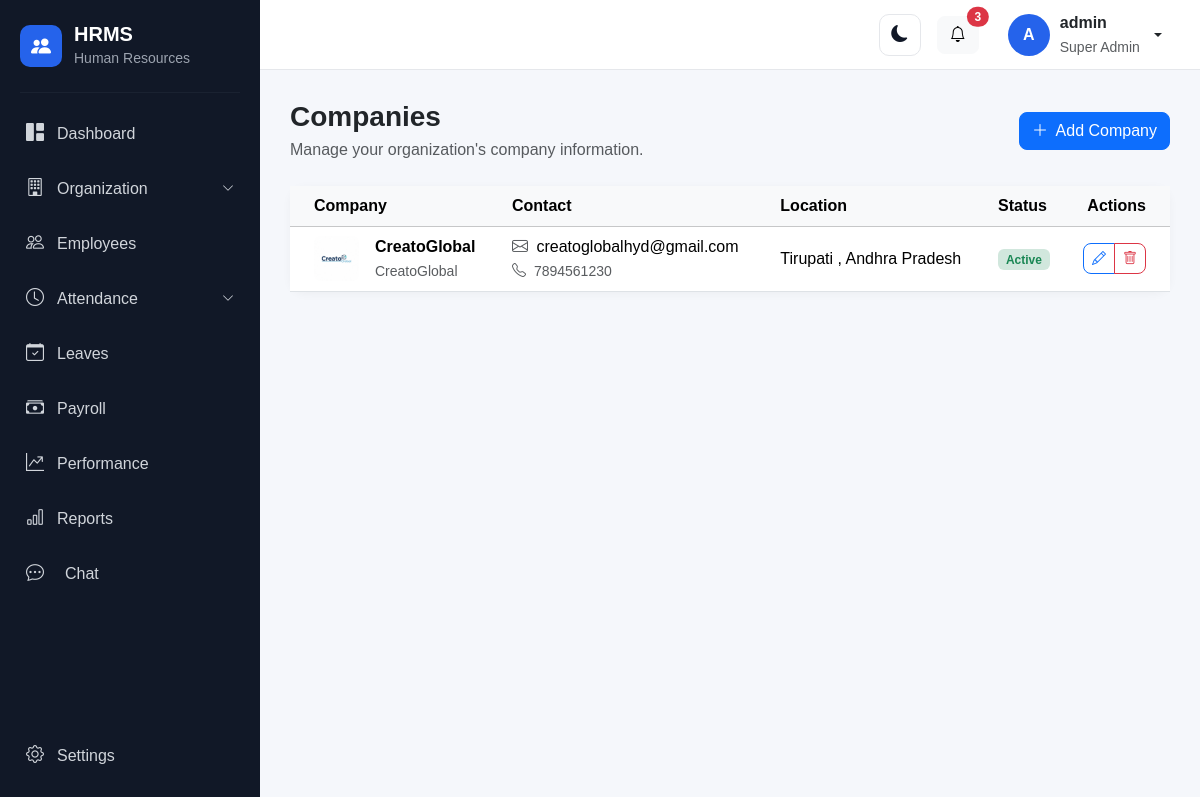
/organization/companies/ (signed in), run on the app's committed database.
### account/models.py (models this page shows, shortened)
class User(AbstractUser):
    class Role(models.TextChoices):
        SUPER_ADMIN = "SUPER_ADMIN", "Super Admin"
        HR_ADMIN = "HR_ADMIN", "HR Admin"
        MANAGER = "MANAGER", "Manager"
        EMPLOYEE = "EMPLOYEE", "Employee"
        RECRUITER = "RECRUITER", "Recruiter"
        PAYROLL_ADMIN = "PAYROLL_ADMIN", "Payroll Admin"
    objects = HRMSUserManager()
    role = models.CharField(
        max_length=30,
        choices=Role.choices,
        default=Role.EMPLOYEE,
    )
    phone = models.CharField(
        max_length=15,
        blank=True,
        null=True,
    )
    profile_picture = models.ImageField(
        upload_to="profile_pictures/",
        blank=True,
        null=True,
    )
    must_change_password = models.BooleanField(
        default=False,
        help_text="If enabled, the user must change their password after logging in.",
    )

### organization/models.py (models this page shows, shortened)
class Company(models.Model):
    name = models.CharField(
        max_length=200
    )
    legal_name = models.CharField(
        max_length=250,
        blank=True
    )
    email = models.EmailField(
        blank=True
    )
    phone = models.CharField(
        max_length=20,
        blank=True
    )
    website = models.URLField(
        blank=True
    )
    address = models.TextField(
        blank=True
    )
    city = models.CharField(
        max_length=100,
        blank=True
    )
    state = models.CharField(
        max_length=100,
        blank=True
    )
    country = models.CharField(
        max_length=100,
        default="India"
    )
    postal_code = models.CharField(
        max_length=20,
        blank=True
    )
    latitude = models.DecimalField(
        max_digits=10, decimal_places=7, null=True, blank=True
    )
    longitude = models.DecimalField(
        max_digits=10, decimal_places=7, null=True, blank=True
    )
    radius_meters = models.PositiveIntegerField(
        default=70,
        help_text="Allowed office attendance radius in meters."
    )
    logo = models.ImageField(
        upload_to="company/",
        blank=True,
        null=True
    )
    established_date = models.DateField(
        blank=True,
        null=True
    )
    is_active = models.BooleanField(
        default=True
    )
    created_at = models.DateTimeField(
        auto_now_add=True
    )
    updated_at = models.DateTimeField(
        auto_now=True
    )
    class Meta:
        ordering = ["name"]

### organization/views.py (the view)
class CompanyListView(
    OrganizationPermissionMixin,
    ListView,
):
    model = Company
    template_name = "organization/company_list.html"
    context_object_name = "companies"
    def get_queryset(self):
        return (
            Company.objects
            .all()
            .order_by("name")
        )

### templates/organization/company_list.html (shortened to what this page needs)
{% extends "base.html" %}
{% block content %}
<div class="container-fluid px-0">
    <div class="d-flex flex-wrap justify-content-between align-items-center mb-4">
        <div>
            <h3 class="fw-bold mb-1">
                Companies
            </h3>
            <p class="text-muted mb-0">
                Manage your organization's company information.
            </p>
        </div>
        <a
            href="{% url 'company_create' %}"
            class="btn btn-primary"
        >
            <i class="bi bi-plus-lg me-1"></i>
            Add Company
        </a>
    </div>
    <div class="card dashboard-card">
        <div class="card-body p-0">
            {% if companies %}
                <div class="table-responsive">
                    <table class="table table-hover align-middle mb-0">
                        <thead class="table-light">
                            <tr>
                                <th class="ps-4">
                                    Company
                                </th>
                                <th>
                                    Contact
                                </th>
                                <th>
                                    Location
                                </th>
                                <th>
                                    Status
                                </th>
                                <th class="text-end pe-4">
                                    Actions
                                </th>
                            </tr>
                        </thead>
                        <tbody>
                            {% for company in companies %}
                                <tr>
                                    <td class="ps-4">
                                        <div class="d-flex align-items-center">
                                            {% if company.logo %}
                                                <img
                                                    src="{{ company.logo.url }}"
                                                    alt="{{ company.name }}"
                                                    width="45"
                                                    height="45"
                                                    class="rounded-3 object-fit-cover me-3"
                                                >
                                            {% endif %}
                                            <div>
                                                <div class="fw-semibold">
                                                    {{ company.name }}
                                                </div>
                                                {% if company.legal_name %}
                                                    <small class="text-muted">
                                                        {{ company.legal_name }}
                                                    </small>
                                                {% endif %}
                                            </div>
                                        </div>
                                    </td>
                                    <td>
                                        {% if company.email %}
                                            <div>
                                                <i class="bi bi-envelope me-1 text-muted"></i>
                                                {{ company.email }}
                                            </div>
                                        {% endif %}
                                        {% if company.phone %}
                                            <small class="text-muted">
                                                <i class="bi bi-telephone me-1"></i>
                                                {{ company.phone }}
                                            </small>
                                        {% endif %}
                                    </td>
                                    <td>
                                        {% if company.city %}
                                            {{ company.city }}
                                            {% if company.state %}
                                                , {{ company.state }}
                                            {% endif %}
                                        {% else %}
                                            <span class="text-muted">
                                                Not specified
                                            </span>
                                        {% endif %}
                                    </td>
                                    <td>
                                        {% if company.is_active %}
                                            <span class="badge bg-success-subtle text-success">
                                                Active
                                            </span>
                                        {% else %}
                                            <span class="badge bg-danger-subtle text-danger">
                                                Inactive
                                            </span>
                                        {% endif %}
                                    </td>
                                    <td class="text-end pe-4">
                                        <div class="btn-group">
                                            <a
                                                href="{% url 'company_update' company.pk %}"
                                                class="btn btn-sm btn-outline-primary"
                                                title="Edit"
                                            >
                                                <i class="bi bi-pencil"></i>
                                            </a>
                                            <a
                                                href="{% url 'company_delete' company.pk %}"
                                                class="btn btn-sm btn-outline-danger"
                                                title="Delete"
                                            >
                                                <i class="bi bi-trash"></i>
                                            </a>
                                        </div>
                                    </td>
                                </tr>
                            {% endfor %}
                        </tbody>
                    </table>
                </div>
            {% endif %}
        </div>
    </div>
</div>
{% endblock %}

### templates/base.html (shortened to what this page needs)
{% load static %}
<!DOCTYPE html>
<html lang="en">
<head>
    <link href="https://cdn.jsdelivr.net/npm/bootstrap@5.3.3/dist/css/bootstrap.min.css" rel="stylesheet">
    <link rel="stylesheet" href="https://cdn.jsdelivr.net/npm/bootstrap-icons@1.11.3/font/bootstrap-icons.min.css">
    <link rel="stylesheet" href="{% static 'css/style.css' %}">
</head>
<body>
    <div class="d-flex min-vh-100">
        <aside class="sidebar" id="sidebar">
            <div class="sidebar-brand">
                <div class="brand-icon">
                    <i class="bi bi-people-fill"></i>
                </div>
                <div>
                    <h5 class="mb-0">
                        HRMS
                    </h5>
                    <small>
                        Human Resources
                    </small>
                </div>
            </div>
            <hr>
            <nav class="sidebar-menu">
                <a href="{% url 'dashboard' %}" class="sidebar-link">
                    <i class="bi bi-grid-1x2-fill"></i>
                    <span>
                        Dashboard
                    </span>
                </a>
                {% if user.role == "SUPER_ADMIN" %}
                <a class="sidebar-link" data-bs-toggle="collapse" href="#organizationMenu" role="button"
                    aria-expanded="false" aria-controls="organizationMenu">
                    <i class="bi bi-building"></i>
                    <span class="flex-grow-1">
                        Organization
                    </span>
                    <i class="bi bi-chevron-down organization-arrow"></i>
                </a>
                {% endif %}
                <a href="{% url 'employee_list' %}" class="sidebar-link">
                    <i class="bi bi-people"></i>
                    <span>
                        Employees
                    </span>
                </a>
                <a class="sidebar-link" data-bs-toggle="collapse" href="#attendanceMenu"
                    role="button" aria-expanded="false" aria-controls="attendanceMenu">
                    <i class="bi bi-clock"></i>
                    <span class="flex-grow-1">
                        Attendance
                    </span>
                    <i class="bi bi-chevron-down organization-arrow"></i>
                </a>
                <a href="{% url 'leave_dashboard' %}" class="sidebar-link">
                    <i class="bi bi-calendar-check"></i>
                    <span>
                        Leaves
                    </span>
                </a>
                <a href="{% url 'payroll:payroll_dashboard' %}" class="sidebar-link">
                    <i class="bi bi-cash-stack"></i>
                    <span>
                        Payroll
                    </span>
                </a>
                <a href="{% url 'performance:dashboard' %}" class="sidebar-link">
                    <i class="bi bi-graph-up-arrow"></i>
                    <span>
                        Performance
                    </span>
                </a>
                {% if user.role == "HR_ADMIN" or user.role == "SUPER_ADMIN" %}
                <a href="{% url 'reports:dashboard' %}" class="sidebar-link">
                    <i class="bi bi-bar-chart"></i>
                    <span>
                        Reports
                    </span>
                </a>
                {% endif %}
                <a href="{% url 'chat:home' %}"
                    class="sidebar-link {% if request.resolver_match.namespace == 'chat' %}active{% endif %}">
                    <i class="bi bi-chat-dots me-2"></i>
                    <span>Chat</span>
                </a>
            </nav>
            <div class="sidebar-bottom">
                <a href="{% url 'settings' %}" class="sidebar-link">
                    <i class="bi bi-gear"></i>
                    <span>
                        Settings
                    </span>
                </a>
            </div>
        </aside>
        <div class="main-wrapper">
            <nav class="top-navbar">
                <div class="ms-auto d-flex align-items-center gap-3">
                    <button type="button" class="btn theme-toggle" id="themeToggle" aria-label="Switch to dark mode"
                        title="Switch to dark mode">
                        <i class="bi bi-moon-fill" id="themeToggleIcon"></i>
                    </button>
                    <button type="button" class="btn btn-light position-relative">
                        <i class="bi bi-bell"></i>
                        <span class="position-absolute top-0 start-100 translate-middle badge rounded-pill bg-danger">
                            3
                        </span>
                    </button>
                    <div class="dropdown">
                        <button type="button" class="btn user-menu dropdown-toggle" data-bs-toggle="dropdown">
                            <div class="user-avatar overflow-hidden d-flex align-items-center justify-content-center"
                                 style="width:42px; height:42px; min-width:42px; border-radius:50%;">
                                {% if user.employee_profile.profile_photo %}
                                    <img src="{{ user.employee_profile.profile_photo.url }}"
                                         alt="{{ user.get_full_name|default:user.username }}"
                                         style="width:100%; height:100%; object-fit:cover; border-radius:50%;">
                                {% elif user.profile_picture %}
                                    <img src="{{ user.profile_picture.url }}"
                                         alt="{{ user.get_full_name|default:user.username }}"
                                         style="width:100%; height:100%; object-fit:cover; border-radius:50%;">
                                {% else %}
                                    {{ user.first_name|first|default:user.username|first|upper }}
                                {% endif %}
                            </div>
                            <div class="d-none d-md-block text-start">
                                <div class="fw-semibold">
                                    {{ user.get_full_name|default:user.username }}
                                </div>
                                <small class="text-muted">
                                    {{ user.get_role_display }}
                                </small>
                            </div>
                        </button>
                    </div>
                </div>
            </nav>
            <main class="content-area">
                {% block content %}
                {% endblock %}
            </main>
        </div>
    </div>
</body>
</html>

### data on the page
User: first_name|first "A", get_full_name "admin", role "Super Admin"
Company: logo (picture), name "CreatoGlobal", legal_name "CreatoGlobal", email "creatoglobalhyd@gmail.com", phone "7894561230", city "Tirupati", state "Andhra Pradesh", is_active "Active"
